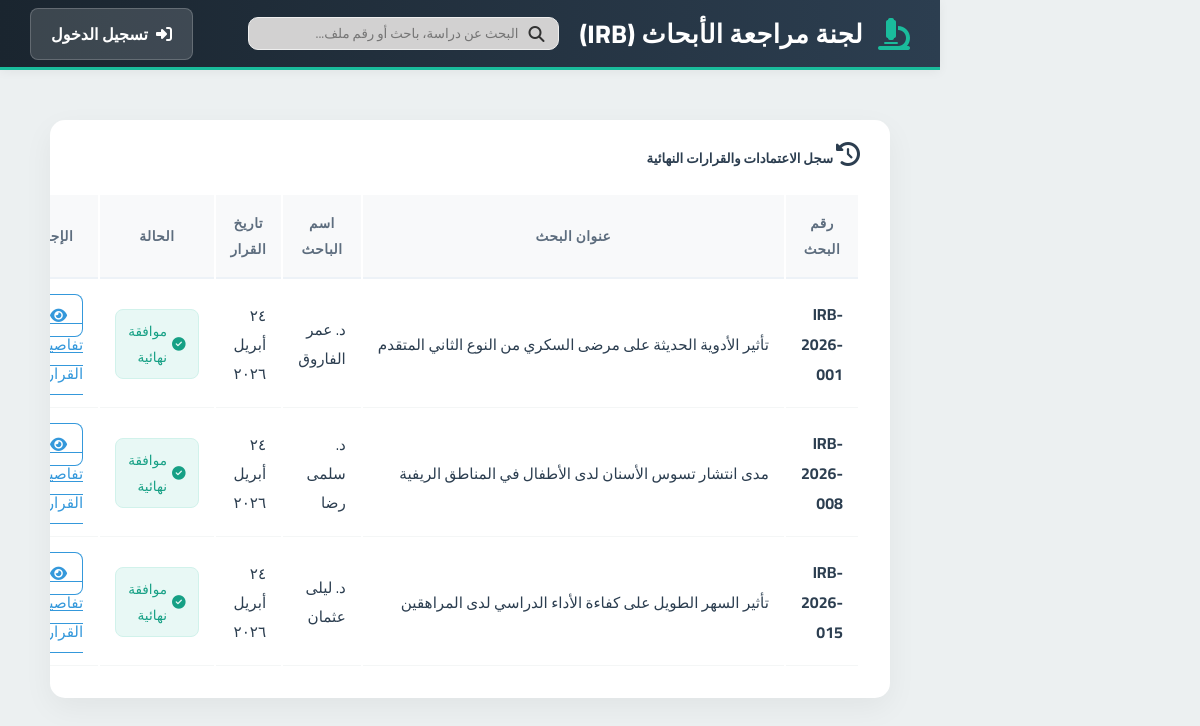
Page /features/manager/final_approvals.php on the committed database.
### tables this page shows
CREATE TABLE applications (
    id INT AUTO_INCREMENT PRIMARY KEY,
    student_id INT,
    serial_number VARCHAR(50) UNIQUE,
    title TEXT,
    principal_investigator VARCHAR(255),
    co_investigators JSON,
    current_stage ENUM(
        'pending_admin', 'awaiting_initial_payment', 'awaiting_sample_calc',
        'awaiting_sample_payment', 'under_review','approved_by_reviewer','approved', 'rejected'
    ) DEFAULT 'pending_admin',
    is_blinded BOOLEAN DEFAULT TRUE,
    created_at TIMESTAMP DEFAULT CURRENT_TIMESTAMP,
    updated_at TIMESTAMP DEFAULT CURRENT_TIMESTAMP ON UPDATE CURRENT_TIMESTAMP,
    FOREIGN KEY (student_id) REFERENCES users(id) ON DELETE CASCADE,
    INDEX(student_id),
    INDEX(current_stage)
);

CREATE TABLE users (
    id INT AUTO_INCREMENT PRIMARY KEY,
    role ENUM('student','admin','sample_officer','reviewer','manager') NOT NULL,
    full_name VARCHAR(255),
    email VARCHAR(255) UNIQUE,
    password_hash VARCHAR(255),
    national_id VARCHAR(20),
    phone_number VARCHAR(20),
    faculty VARCHAR(150),
    department VARCHAR(150),
    id_front_url VARCHAR(255),
    id_back_url VARCHAR(255),
    is_active BOOLEAN DEFAULT FALSE,
    created_at TIMESTAMP DEFAULT CURRENT_TIMESTAMP
);

### includes/irb_helpers.php (called while the page is built, shortened)
<?php
if (!function_exists('irb_convert_to_arabic_digits')) {
    function irb_convert_to_arabic_digits($value)
    {
        return strtr((string) $value, [
            '0' => '٠',
            '1' => '١',
            '2' => '٢',
            '3' => '٣',
            '4' => '٤',
            '5' => '٥',
            '6' => '٦',
            '7' => '٧',
            '8' => '٨',
            '9' => '٩',
        ]);
    }
}
if (!function_exists('irb_format_arabic_date')) {
    function irb_format_arabic_date($dateValue)
    {
        try {
            $date = new DateTime($dateValue);
            $arabicMonths = [
                1 => 'يناير',
                2 => 'فبراير',
                3 => 'مارس',
                4 => 'أبريل',
                5 => 'مايو',
                6 => 'يونيو',
                7 => 'يوليو',
                8 => 'أغسطس',
                9 => 'سبتمبر',
                10 => 'أكتوبر',
                11 => 'نوفمبر',
                12 => 'ديسمبر',
            ];
            $day = irb_convert_to_arabic_digits($date->format('j'));
            $month = $arabicMonths[(int) $date->format('n')];
            $year = irb_convert_to_arabic_digits($date->format('Y'));
            return $day . ' ' . $month . ' ' . $year;
        } catch (Exception $exception) {
            return (string) $dateValue;
        }
    }
}

### features/manager/final_approvals.php (the view, shortened to what this page needs)
<?php
require_once '../../classes/Database.php';
require_once '../../includes/irb_helpers.php';
$db = new Database();
$conn = $db->getconn();
$sql = "SELECT a.id as app_id,
                MAX(r.id) as review_id,
                a.serial_number,
                a.title,
                a.current_stage,
                a.updated_at,
                u.full_name as student_name
        FROM applications a
        LEFT JOIN reviews r ON a.id = r.application_id
        JOIN users u ON a.student_id = u.id
        WHERE a.current_stage = 'approved'
        GROUP BY a.id
        ORDER BY a.updated_at DESC";
$result = $conn->query($sql);
include '../../includes/header.php';
?>
<link rel="stylesheet" href="/irb-digital-system/assets/css/final_approvals.css">
<div class="container-fluid py-4">
    <div class="card shadow-sm border-0" style="border-radius: 15px; margin-right: 260px;">
        <div class="card-header bg-white py-3">
            <h5 class="mb-0"><i class="fa-solid fa-clock-rotate-left text-primary me-2" style="margin-right: 30px; font-size: 1.50rem; font-weight: bold;"></i> سجل الاعتمادات والقرارات النهائية</h5>
        </div>
        <div class="card-body" style="margin-right: 30px; margin-bottom: 30px;">
            <div class="table-responsive">
                <table class="table table-hover align-middle text-center">
                    <thead class="table-light">
                        <tr>
                            <th>رقم البحث</th>
                            <th>عنوان البحث</th>
                            <th>اسم الباحث</th>
                            <th>تاريخ القرار</th>
                            <th>الحالة</th>
                            <th>الإجراء</th>
                        </tr>
                    </thead>
                    <tbody>
                        <?php while ($row = $result->fetch_assoc()): ?>
                            <tr>
                                <td><strong><?= $row['serial_number'] ?></strong></td>
                                <td><?= htmlspecialchars($row['title']) ?></td>
                                <td><?= htmlspecialchars($row['student_name']) ?></td>
                                <td><?= irb_format_arabic_date($row['updated_at']); ?></td>
                                <td>
                                    <?php if ($row['current_stage'] == 'approved'): ?>
                                        <span class="badge bg-light-success text-success px-3 py-2">
                                            <i class="fa-solid fa-check-circle"></i> موافقة نهائية
                                        </span>
                                    <?php endif; ?>
                                </td>
                                <td>
                                    <a href="decision_details.php?id=<?= $row['review_id'] ?>" class="btn btn-sm btn-outline-primary" style="text-decoration: none;">
                                        <i class="fa-solid fa-eye"></i> تفاصيل القرار
                                    </a>
                                </td>
                            </tr>
                        <?php endwhile; ?> </tbody>
                </table>
            </div>
        </div>
    </div>
</div>

### includes/header.php (shortened to what this page needs)
<!DOCTYPE html>
<html lang="ar" dir="rtl">
<head>
    <link rel="stylesheet" href="https://cdnjs.cloudflare.com/ajax/libs/font-awesome/6.4.0/css/all.min.css">
    <link rel="stylesheet" href="/irb-digital-system/includes/style.css">
    <link rel="stylesheet" href="/irb-digital-system/assets/css/global.css">
</head>
<body>
    <div class="app-wrapper">
        <header class="top-navbar">
            <div class="nav-brand">
                <i class="fa-solid fa-microscope"></i>
                <h1>لجنة مراجعة الأبحاث (IRB)</h1>
            </div>
            <div class="nav-search">
                <div class="search-wrapper">
                    <input type="text" placeholder="البحث عن دراسة، باحث أو رقم ملف..." id="dashboardSearch">
                    <i class="fa-solid fa-magnifying-glass"></i>
                </div>
            </div>
            <div class="nav-user">
                <?php if (isset($_SESSION['user_id'])): ?>
                    <span class="user-greeting">مرحباً، <?= htmlspecialchars($_SESSION['full_name']); ?></span>
                    <a href="/irb-digital-system/features/auth/logout.php" class="btn-logout"><i class="fa-solid fa-right-from-bracket"></i> خروج</a>
                <?php else: ?>
                    <a href="/irb-digital-system/features/auth/login.php" class="btn-login"><i class="fa-solid fa-right-to-bracket"></i> تسجيل الدخول</a>
                <?php endif; ?>
            </div>
        </header>
        <div class="main-layout">
            <main class="content-area">

### includes/style.css (style rules this page uses)
:root { --primary: var(--primary-base); --surface: var(--bg-surface); --background: var(--bg-page); --text-dark: var(--text-main); --text-light: var(--text-muted); --border: var(--border-light); }
* { box-sizing: border-box; }
body { margin: 0; font-family: 'Cairo', sans-serif; background-color: var(--background); color: var(--text-dark); }
.app-wrapper { display: flex; flex-direction: column; min-height: 100vh; }
.top-navbar { background: linear-gradient(90deg, var(--primary-dark) 0%, var(--primary-base) 100%); color: #ffffff; height: 75px; display: flex; justify-content: space-between; align-items: center; padding: 0 40px; box-shadow: 0 4px 12px rgba(44, 62, 80, 0.2); z-index: 10; border-bottom: 3px solid var(--accent-base); }
.nav-brand { display: flex; align-items: center; gap: 15px; color: #ffffff; }
.nav-brand i { font-size: 2rem; color: var(--accent-base); }
.nav-brand h1 { font-size: 1.6rem; margin: 0; font-weight: 800; letter-spacing: 0.5px; }
.nav-user { display: flex; align-items: center; gap: 20px; }
.nav-user a { color: #ffffff; text-decoration: none; font-weight: 700; padding: 10px 20px; border-radius: var(--radius-sm); background-color: rgba(255, 255, 255, 0.15); transition: all var(--transition-smooth); border: 1px solid rgba(255, 255, 255, 0.2); display: flex; align-items: center; gap: 8px; }
.main-layout { display: flex; flex: 1; flex-direction: row-reverse; }
.content-area { flex: 1; padding: 50px; overflow-y: auto; background-color: var(--bg-page); margin-top: 70px; }
.top-navbar { position: fixed; top: 0; right: 260px; width: calc(100% - 260px); height: 70px; background-color: #ffffff; display: flex; justify-content: space-between; align-items: center; padding: 0 30px; z-index: 1000; box-shadow: 0 2px 10px rgba(0,0,0,0.05); }
.nav-search { flex: 1; max-width: 500px; margin: 0 20px; }
.search-wrapper { position: relative; }
.search-wrapper input { width: 90%; padding: 3px 40px 3px 15px; border-radius: 10px; border: 1px solid #eee; background-color: #d2d1d1; font-family: 'Cairo', sans-serif; }
.search-wrapper i { position: absolute; right: 15px; top: 50%; transform: translateY(-50%); color: #323232; }

### assets/css/global.css (style rules this page uses)
:root { --primary-light: #ecf5f7; --primary-base: #2c3e50; --primary-dark: #1a252f; --accent-light: #d5f4f1; --accent-base: #1abc9c; --accent-dark: #16a085; --success-light: #d5f4e6; --success-base: #27ae60; --warning-light: #fdebd0; --warning-base: #f39c12; --alert-light: #fadbd8; --alert-base: #e74c3c; --bg-page: #ecf0f1; --bg-surface: #ffffff; --text-main: #2c3e50; --text-muted: #7f8c8d; --border-light: #bdc3c7; --border-dark: #95a5a6; --status-approved-bg: #d5f4e6; --status-approved-text: #27ae60; --status-pending-bg: #fdebd0; --status-pending-text: #d68910; --status-rejected-bg: #fadbd8; --status-rejected-text: #c0392b; --radius-sm: 8px; --radius-md: 12px; --radius-lg: 16px; --shadow-sm: 0 2px 4px rgba(44, 62, 80, 0.1); --shadow-md: 0 4px 8px rgba(44, 62, 80, 0.12); --shadow-lg: 0 8px 16px rgba(44, 62, 80, 0.15); --transition-smooth: 0.3s ease; --shadow-lg: 0 10px 15px -3px rgba(15, 23, 42, 0.08), 0 4px 6px -4px rgba(15, 23, 42, 0.04); --shadow-glow: 0 0 15px rgba(6, 182, 212, 0.3); }

### assets/css/final_approvals.css (style rules this page uses)
.card { border-radius: 15px; overflow: hidden; background: #ffffff; box-shadow: 0 10px 30px rgba(0, 0, 0, 0.05) !important; border: none !important; }
.table thead th { background-color: #f8f9fa; font-weight: 600; color: #5d6d7e; text-transform: uppercase; font-size: 0.85rem; letter-spacing: 0.5px; padding: 15px; border-bottom: 2px solid #edf2f7; border-top: none; }
.table tbody tr { transition: all 0.3s ease; }
.table tbody td { padding: 18px 15px; color: #2c3e50; font-size: 0.95rem; border-bottom: 1px solid #f4f6f6; vertical-align: middle; }
.badge { font-weight: 500; padding: 8px 12px !important; border-radius: 8px; font-size: 0.85rem; display: inline-flex; align-items: center; gap: 5px; }
.bg-light-success { background-color: #e8f8f5 !important; color: #16a085 !important; border: 1px solid #d1f2eb; }
.btn-outline-primary { border-radius: 8px; font-weight: 500; padding: 6px 15px; border: 1px solid #3498db; color: #3498db; transition: all 0.3s; }
td strong { color: #2c3e50; font-weight: 700; font-family: inherit; background: none; padding: 0; font-size: 1rem; }
.table td:nth-child(2) { max-width: 500px; white-space: nowrap; overflow: hidden; text-overflow: ellipsis; }

### rows in the picture
applications: serial_number "IRB-2026-001", title "تأثير الأدوية الحديثة على مرضى السكري من النوع الثاني المتقدم", student.full_name "د. عمر الفاروق", updated_at "٢٤ أبريل ٢٠٢٦", current_stage "approved" (drawn)
applications: serial_number "IRB-2026-008", title "مدى انتشار تسوس الأسنان لدى الأطفال في المناطق الريفية", student.full_name "د. سلمى رضا", updated_at "٢٤ أبريل ٢٠٢٦", current_stage "approved" (drawn)
applications: serial_number "IRB-2026-015", title "تأثير السهر الطويل على كفاءة الأداء الدراسي لدى المراهقين", student.full_name "د. ليلى عثمان", updated_at "٢٤ أبريل ٢٠٢٦", current_stage "approved" (drawn)
